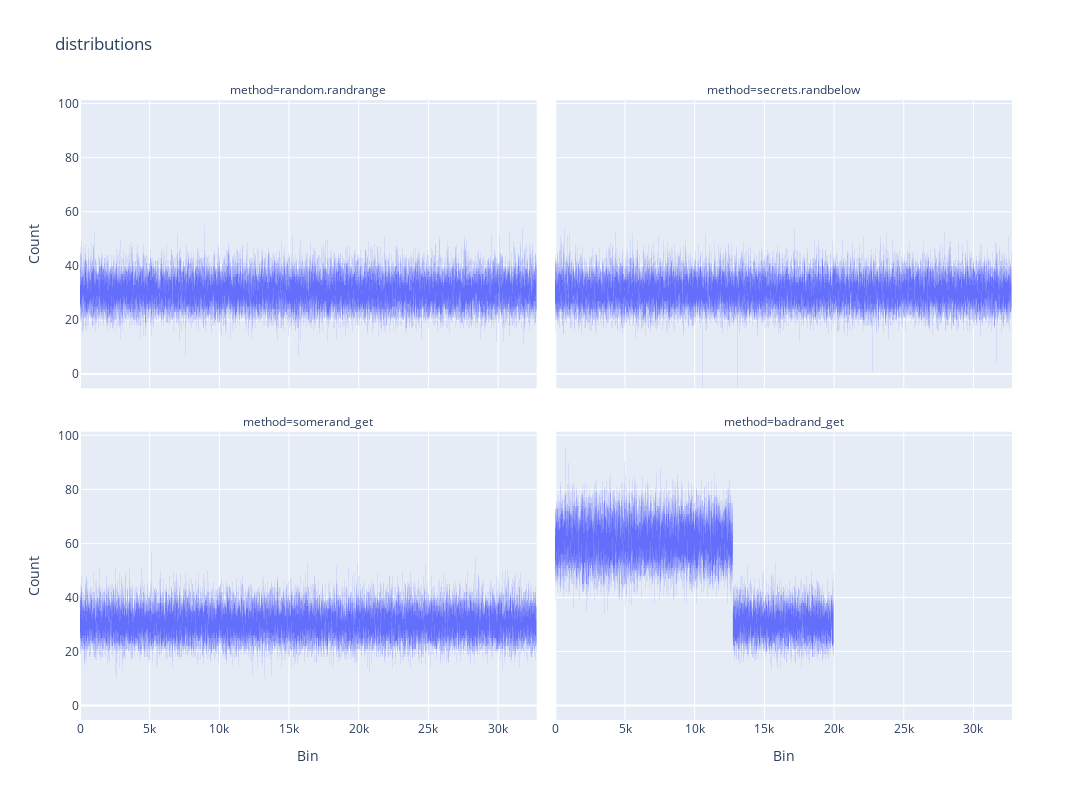

The cell this chart's notebook holds for it:
### Markdown cell above
세 랜덤함수의 분포가 대체로 uniform해보이는걸 알 수 있고, badrand는 한눈에 봐도 분포가 일정하지 않다.

### Code cell
fig = px.line(
    df,
    x="bin",
    y="count",
    facet_col="method",
    facet_col_wrap=2,
    title="distributions",
    labels={"bin": "Bin", "count": "Count"},
)
fig.update_layout(showlegend=False, height=800, width=1200)
fig.update_traces(line_width=0.1)
fig.show()

### Figure 1 — Plotly figure (JSON) as saved in the notebook; plotly's stock layout.template omitted (floating-point values rounded to 4 significant figures; data arrays with more than 128 entries replaced by an {"elided": "..."} marker saying what was removed)
{"data": [{"hovertemplate": "method=random.randrange<br>Bin=%{x}<br>Count=%{y}<extra></extra>", "legendgroup": "", "line": {"color": "#636efa", "dash": "solid", "width": 0.1}, "marker": {"symbol": "circle"}, "mode": "lines", "name": "", "showlegend": false, "type": "scattergl", "x": {"elided": "32768 int values"}, "xaxis": "x3", "y": {"elided": "32768 int values"}, "yaxis": "y3"}, {"hovertemplate": "method=secrets.randbelow<br>Bin=%{x}<br>Count=%{y}<extra></extra>", "legendgroup": "", "line": {"color": "#636efa", "dash": "solid", "width": 0.1}, "marker": {"symbol": "circle"}, "mode": "lines", "name": "", "showlegend": false, "type": "scattergl", "x": {"elided": "32768 int values"}, "xaxis": "x4", "y": {"elided": "32768 int values"}, "yaxis": "y4"}, {"hovertemplate": "method=somerand_get<br>Bin=%{x}<br>Count=%{y}<extra></extra>", "legendgroup": "", "line": {"color": "#636efa", "dash": "solid", "width": 0.1}, "marker": {"symbol": "circle"}, "mode": "lines", "name": "", "showlegend": false, "type": "scattergl", "x": {"elided": "32768 int values"}, "xaxis": "x", "y": {"elided": "32768 int values"}, "yaxis": "y"}, {"hovertemplate": "method=badrand_get<br>Bin=%{x}<br>Count=%{y}<extra></extra>", "legendgroup": "", "line": {"color": "#636efa", "dash": "solid", "width": 0.1}, "marker": {"symbol": "circle"}, "mode": "lines", "name": "", "showlegend": false, "type": "scattergl", "x": {"elided": "32768 int values"}, "xaxis": "x2", "y": {"elided": "32768 int values"}, "yaxis": "y2"}], "layout": {"annotations": [{"font": {}, "showarrow": false, "text": "method=somerand_get", "x": 0.245, "xanchor": "center", "xref": "paper", "y": 0.465, "yanchor": "bottom", "yref": "paper"}, {"font": {}, "showarrow": false, "text": "method=badrand_get", "x": 0.755, "xanchor": "center", "xref": "paper", "y": 0.465, "yanchor": "bottom", "yref": "paper"}, {"font": {}, "showarrow": false, "text": "method=random.randrange", "x": 0.245, "xanchor": "center", "xref": "paper", "y": 1.0, "yanchor": "bottom", "yref": "paper"}, {"font": {}, "showarrow": false, "text": "method=secrets.randbelow", "x": 0.755, "xanchor": "center", "xref": "paper", "y": 1.0, "yanchor": "bottom", "yref": "paper"}], "height": 800, "legend": {"tracegroupgap": 0}, "showlegend": false, "title": {"text": "distributions"}, "width": 1200, "xaxis": {"anchor": "y", "domain": [0, 0.49], "title": {"text": "Bin"}}, "xaxis2": {"anchor": "y2", "domain": [0.51, 1], "matches": "x", "title": {"text": "Bin"}}, "xaxis3": {"anchor": "y3", "domain": [0, 0.49], "matches": "x", "showticklabels": false}, "xaxis4": {"anchor": "y4", "domain": [0.51, 1], "matches": "x", "showticklabels": false}, "yaxis": {"anchor": "x", "domain": [0, 0.465], "title": {"text": "Count"}}, "yaxis2": {"anchor": "x2", "domain": [0, 0.465], "matches": "y", "showticklabels": false}, "yaxis3": {"anchor": "x3", "domain": [0.535, 1.0], "matches": "y", "title": {"text": "Count"}}, "yaxis4": {"anchor": "x4", "domain": [0.535, 1.0], "matches": "y", "showticklabels": false}}}
